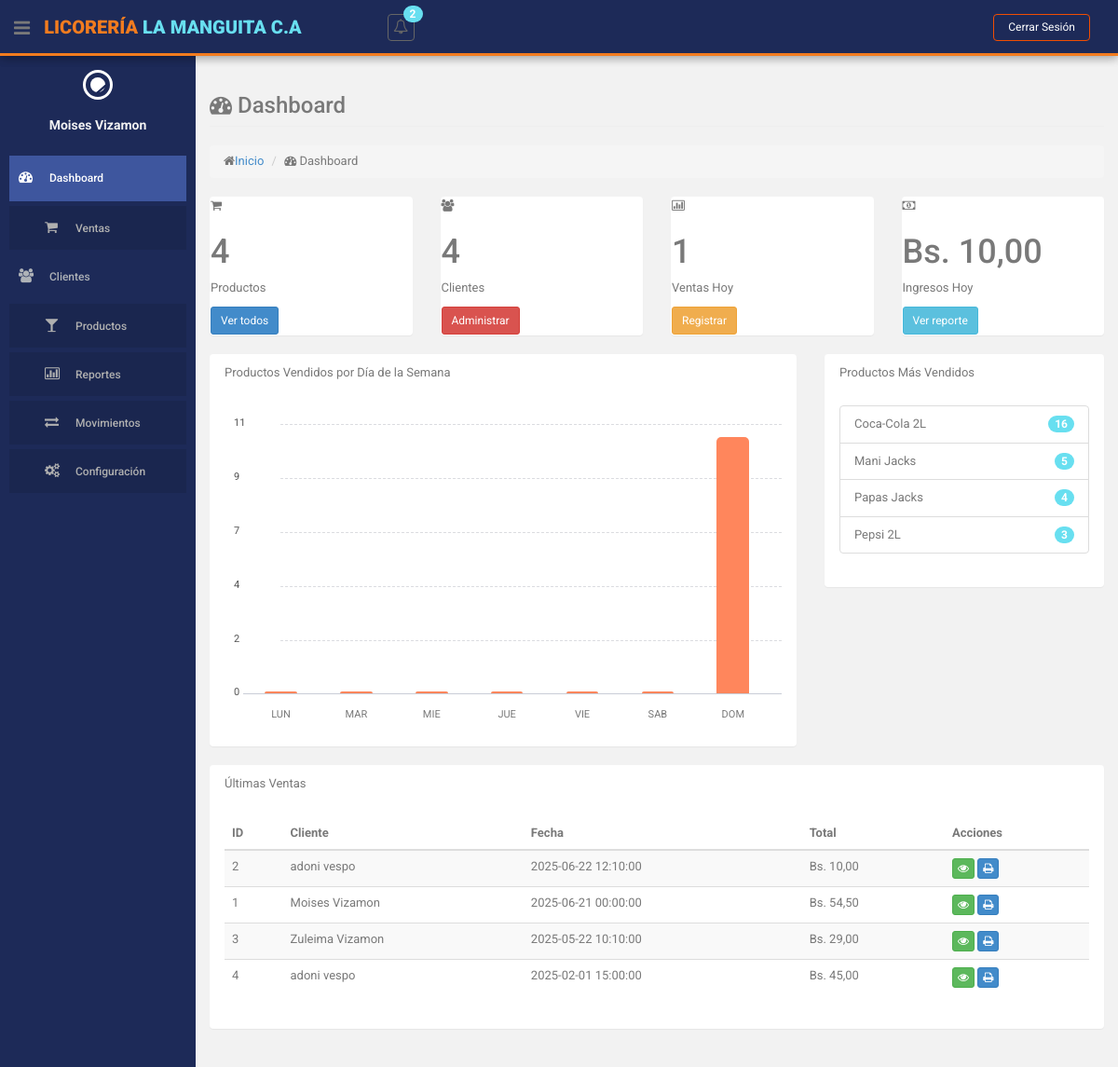
Page /index.php?action=dashboard (signed in) on the committed database.
### tables this page shows
CREATE TABLE `ventas` (
  `id` int(255) NOT NULL,
  `cedula_cliente` varchar(15) NOT NULL,
  `id_usuario` int(11) NOT NULL,
  `fecha` datetime NOT NULL,
  `monto_total` decimal(10,2) NOT NULL,
  `forma_pago` enum('EFECTIVO','TARJETA','PAGO_MOVIL') NOT NULL DEFAULT 'EFECTIVO',
  `referencia_pago` varchar(6) DEFAULT NULL COMMENT 'Número de referencia para tarjeta o pago móvil'
);

CREATE TABLE `producto` (
  `id` int(10) NOT NULL,
  `descripcion` varchar(255) NOT NULL,
  `cantidad` int(255) NOT NULL,
  `precio` decimal(10,2) NOT NULL,
  `id_categoria` int(11) NOT NULL,
  `id_estatus` int(11) NOT NULL
);

### views/dashboard.php (the view, shortened to what the rows shown need)
<?php
include 'views/layouts/header.php';
include 'views/layouts/sidebar.php';
?>
<section id="main-content">
    <section class="wrapper">
        <div class="row">
            <div class="col-lg-12">
                <h3 class="page-header"><i class="fa fa-dashboard"></i> Dashboard</h3>
                <ol class="breadcrumb">
                    <li><i class="fa fa-home"></i><a href="<?php echo BASE_URL; ?>">Inicio</a></li>
                    <li><i class="fa fa-dashboard"></i> Dashboard</li>
                </ol>
            </div>
        </div>
        <div class="row state-overview">
            <div class="col-lg-3 col-sm-6">
                <section class="panel">
                    <div class="symbol terques">
                        <i class="fa fa-shopping-cart"></i>
                    </div>
                    <div class="value">
                        <h1><?php echo $data['totalProductos']; ?></h1>
                        <p>Productos</p>
                        <a href="<?php echo BASE_URL; ?>index.php?action=productos" class="btn btn-primary btn-sm">Ver todos</a>
                    </div>
                </section>
            </div>
            <div class="col-lg-3 col-sm-6">
                <section class="panel">
                    <div class="symbol red">
                        <i class="fa fa-users"></i>
                    </div>
                    <div class="value">
                        <h1><?php echo $data['totalClientes']; ?></h1>
                        <p>Clientes</p>
                        <a href="<?php echo BASE_URL; ?>index.php?action=clientes" class="btn btn-danger btn-sm">Administrar</a>
                    </div>
                </section>
            </div>
            <div class="col-lg-3 col-sm-6">
                <section class="panel">
                    <div class="symbol yellow">
                        <i class="fa fa-bar-chart-o"></i>
                    </div>
                    <div class="value">
                        <h1><?php echo $data['ventasHoy']; ?></h1>
                        <p>Ventas Hoy</p>
                        <a href="<?= BASE_URL ?>index.php?action=ventas&method=crear" class="btn btn-warning btn-sm">Registrar</a>
                    </div>
                </section>
            </div>
            <div class="col-lg-3 col-sm-6">
                <section class="panel">
                    <div class="symbol blue">
                        <i class="fa fa-money"></i>
                    </div>
                    <div class="value">
                        <h1>Bs. <?php echo number_format($data['ingresosHoy'], 2, ',', '.'); ?></h1>
                        <p>Ingresos Hoy</p>
                        <a href="<?php echo BASE_URL; ?>index.php?action=reportes" class="btn btn-info btn-sm">Ver reporte</a>
                    </div>
                </section>
            </div>
        </div>
        <div class="row">
            <div class="col-lg-8">
                <section class="panel">
                    <header class="panel-heading">
                        Productos Vendidos por Día de la Semana
                    </header>
                    <div class="panel-body">
                        <div class="custom-bar-chart">
                            <ul class="y-axis">
                                <?php
                                $maxProductos = !empty($data['productosPorDia']) ? max($data['productosPorDia']) : 10;
                                $steps = 5;
                                $stepSize = $maxProductos / $steps;
                                for ($i = $steps; $i >= 0; $i--):
                                    $value = $i * $stepSize;
                                ?>
                                    <li><span><?php echo number_format($value, 0); ?></span></li>
                                <?php endfor; ?>
                            </ul>
                            <?php
                            $diasSemana = ['LUN', 'MAR', 'MIE', 'JUE', 'VIE', 'SAB', 'DOM'];
                            foreach ($diasSemana as $dia):
                                $cantidad = $data['productosPorDia'][$dia] ?? 0;
                                $height = ($maxProductos > 0) ? max(($cantidad / $maxProductos) * 100, 1) : 1;
                                if ($cantidad >= ($maxProductos * 0.8)) {
                                    $color = 'bg-success';
                                } elseif ($cantidad >= ($maxProductos * 0.5)) {
                                    $color = 'bg-warning';
                                } else {
                                    $color = 'bg-danger';
                                }
                            ?>
                                <div class="bar">
                                    <div class="title"><?php echo $dia; ?></div>
                                    <div class="value tooltips <?php echo $color; ?>"
                                        data-original-title="<?php echo $cantidad; ?> productos"
                                        data-toggle="tooltip"
                                        data-placement="top"
                                        style="height: 0%;"
                                        data-height="<?php echo $height; ?>%">
                                    </div>
                                </div>
                            <?php endforeach; ?>
                        </div>
                    </div>
                </section>
            </div>
            <div class="col-lg-4">
                <section class="panel">
                    <header class="panel-heading">
                        Productos Más Vendidos
                    </header>
                    <div class="panel-body">
                        <ul class="list-group">
                            <?php foreach ($data['topProductos'] as $producto): ?>
                                <li class="list-group-item">
                                    <span class="badge bg-theme"><?php echo $producto['total_vendido']; ?></span>
                                    <?php echo $producto['producto']; ?>
                                </li>
                            <?php endforeach; ?>
                        </ul>
                    </div>
                </section>
            </div>
        </div>
        <div class="row">
            <div class="col-lg-12">
                <section class="panel">
                    <header class="panel-heading">
                        Últimas Ventas
                    </header>
                    <div class="panel-body">
                        <table class="table table-striped table-advance table-hover">
                            <thead>
                                <tr>
                                    <th>ID</th>
                                    <th>Cliente</th>
                                    <th>Fecha</th>
                                    <th>Total</th>
                                    <th>Acciones</th>
                                </tr>
                            </thead>
                            <tbody>
                                <?php foreach ($data['ultimasVentas'] as $venta): ?>
                                    <tr>
                                        <td><?php echo $venta['id'] ?? 'N/A'; ?></td>
                                        <td><?php echo $venta['cliente'] ?? 'N/A'; ?></td>
                                        <td><?php echo $venta['fecha'] ?? 'N/A'; ?></td>
                                        <td>Bs. <?php echo isset($venta['monto_total']) ? number_format($venta['monto_total'], 2, ',', '.') : '0,00'; ?></td>
                                        <td>
                                            <a href="<?php echo BASE_URL; ?>index.php?action=ventas&method=mostrar&id=<?php echo $venta['id']; ?>" class="btn btn-success btn-xs"><i class="fa fa-eye"></i></a>
                                            <a href="<?php echo BASE_URL; ?>index.php?action=ventas&method=imprimir&id=<?php echo $venta['id']; ?>" class="btn btn-primary btn-xs"><i class="fa fa-print"></i></a>
                                        </td>
                                    </tr>
                                <?php endforeach; ?>
                            </tbody>
                        </table>
                    </div>
                </section>
            </div>
        </div>
    </section>
</section>

### rows in the picture
ventas: id "1", cliente "Moises Vizamon", fecha "2025-06-21 00:00:00", monto_total "54,50"
producto: total_vendido "16", descripcion "Coca-Cola 2L"
producto: total_vendido "5", descripcion "Mani Jacks"
producto: total_vendido "4", descripcion "Papas Jacks"
producto: total_vendido "3", descripcion "Pepsi 2L"
ventas: id "2", cliente "adoni vespo", fecha "2025-06-22 12:10:00", monto_total "10,00"
ventas: id "3", cliente "Zuleima Vizamon", fecha "2025-05-22 10:10:00", monto_total "29,00"
ventas: id "4", cliente "adoni vespo", fecha "2025-02-01 15:00:00", monto_total "45,00"

### other values in the picture
$totalNotificaciones "2"
$_SESSION['user_nombre'] "Moises Vizamon"
$data['totalProductos'] "4"
$data['totalClientes'] "4"
$data['ingresosHoy'] "10,00"
$value "11"
$value "9"
$value "7"
$value "4"
$value "2"
$value "0"
$dia "LUN"
$dia "MAR"
$dia "MIE"
$dia "JUE"
